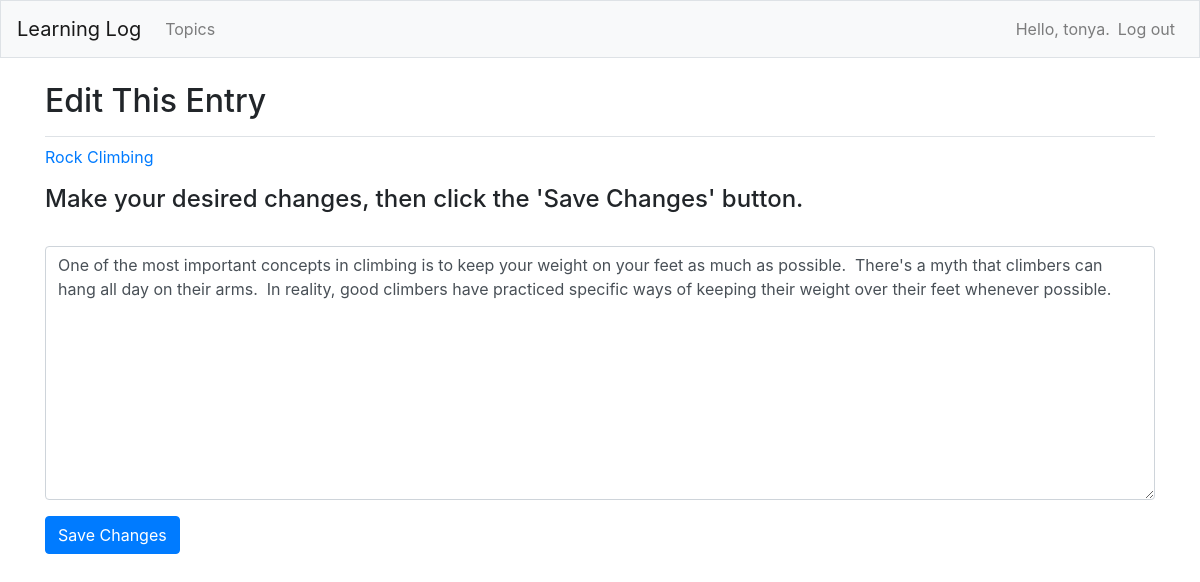
The app's page /edit_entry/3/ (signed in) with its own data.
### learning_logs/models.py (models this page shows, shortened)
class Topic(models.Model):
    text = models.CharField(max_length=200)
    date_added = models.DateTimeField(auto_now_add=True)
    owner = models.ForeignKey(User, on_delete=models.CASCADE)
    def __str__(self):
        return self.text

class Entry(models.Model):
    topic = models.ForeignKey(Topic, on_delete=models.CASCADE)
    text = models.TextField()
    date_added = models.DateTimeField(auto_now_add=True)
    class Meta:
        verbose_name_plural = 'entries'

### learning_logs/views.py (the view)
# urls.py: path('edit_entry/<int:entry_id>/', views.edit_entry, name='edit_entry'),
@login_required
def edit_entry(request, entry_id):
    entry = Entry.objects.get(id=entry_id)
    topic = entry.topic
    if topic.owner != request.user:
        raise Http404
    if request.method != 'POST':
        form = EntryForm(instance=entry)
    else:
        form = EntryForm(instance=entry, data=request.POST)
        if form.is_valid():
            form.save()
            return redirect('learning_logs:topic', topic_id=topic.id)
    context = {'entry': entry, 'topic': topic, 'form': form}
    return render(request, 'learning_logs/edit_entry.html', context)

### learning_logs/forms.py
class EntryForm(forms.ModelForm):
    class Meta:
        model = Entry
        fields = ['text']
        labels = {'text': ''}
        widgets = {'text': forms.Textarea(attrs={'cols': 90})}

### learning_logs/templates/learning_logs/edit_entry.html (shortened to what this page needs)
{% extends "learning_logs/base.html" %}
{% load bootstrap4 %}
{% block page_header %}
    <h2>Edit This Entry</h2>
{% endblock page_header %}
{% block content %}
    <p><a href="{% url 'learning_logs:topic' topic.id %}">{{ topic }}</a></p>
<h4>Make your desired changes, then click the 'Save Changes' button.</h4>
    <form method="post" action="{% url 'learning_logs:edit_entry' entry.id %}" class="form">
        {% bootstrap_form form %}
        {% buttons %}
            <button name="submit" class="btn btn-primary">Save Changes</button>
        {% endbuttons %}
    </form>
{% endblock content %}

### learning_logs/templates/learning_logs/base.html (shortened to what this page needs)
{% load bootstrap4 %}
<!doctype html>
<html lang="en">
<head>
  {% bootstrap_css %}
</head>
<body>
    <nav class="navbar navbar-expand-md navbar-light bg-light mb-4 border">
        <a class="navbar-brand" href="{% url 'learning_logs:index' %}">
          Learning Log</a>
      <div class="collapse navbar-collapse" id="navbarCollapse">
        <ul class="navbar-nav mr-auto">
          <li class="nav-item">
            <a class="nav-link" href="{% url 'learning_logs:topics' %}">
              Topics</a>
          </li>
        </ul>
        <ul class="navbar-nav ml-auto">
          {% if user.is_authenticated %}
            <li class="nav-item">
              <span class="navbar-text">Hello, {{ user.username }}.</span>
            </li>
            <li class="nav-item">
              <a class="nav-link" href="{% url 'users:logout' %}">Log out</a>
            </li>
          {% endif %}
        </ul>
      </div>
    </nav>
    <main role="main" class="container">
      <div class="pb-2 mb-2 border-bottom">
        {% block page_header %}{% endblock page_header %}
      </div>
      <div>
        {% block content %}{% endblock content %}
      </div>
    </main>
</body>
</html>

### records on screen
Topic: text "Rock Climbing"
Entry: text "One of the most important concepts in climbing is to keep your weight on your feet as much as possible. There's a myth that climbers can hang all day on their arms. In reality, good climbers have practiced specific ways of keeping their weight over their feet whenever possible."

### other values on screen
{{ user.username }} "tonya"
